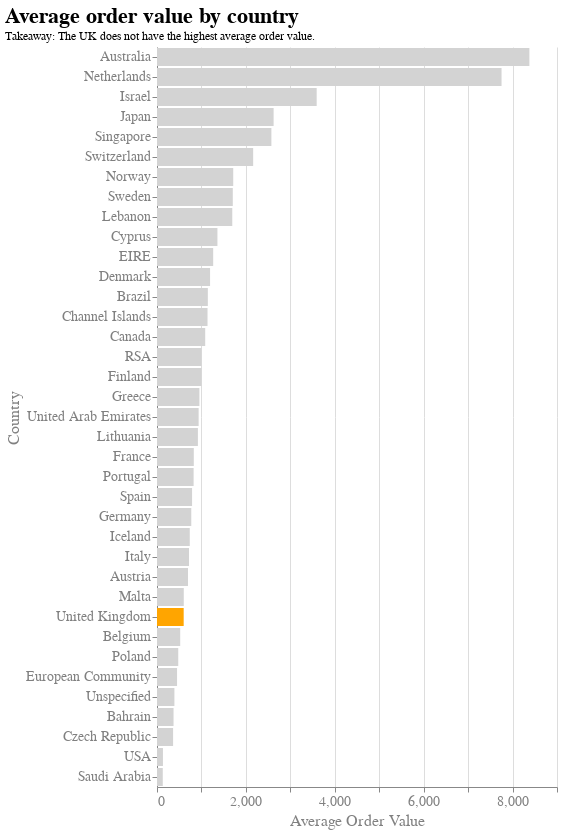

Notebook code for this chart:
### Markdown cell above
##### Chart Beschreibung
Eine weitere interessante Variable ist der durchschnittliche Bestellwert je Land, welcher in der folgenden Visualisierung dargestellt wird. Für eine einfache Vergleichbarkeit wird ein nach durchschnittlichem Bestellwert sortiertes Balkendiagramm genutzt. Clutter wird eliminitert durch das Auslassen der horizontalen Gridlinien. Fokus wird durch das farbliche Hervorheben des Landes, in dem der Online Shop ansässig ist, hergestellt. Das Design der restlichen Balken ist grau und damit schlicht gehalten. Um die Verhältnismäßigkeit zu zeigen wurde die Anzahl der Bestellungen aus dem jeweiligen Land bei Mouseover hinzugefügt.

### Code cell
# Gruppieren der Daten pro Bestellung
grouped = df.groupby('InvoiceNo').agg({'TotalPrice': 'sum'})

# Zusammenführen der Daten mit den Ländern
grouped = pd.merge(grouped, df[['InvoiceNo', 'Country']], on='InvoiceNo', how='left')

grouped = grouped.groupby('Country').agg({'TotalPrice': 'mean'})
grouped.rename(columns={'TotalPrice': 'Avg Order Value'}, inplace=True)
grouped = grouped.reset_index()

# Sortieren der Daten nach dem durchschnittlichen Bestellwert (absteigend)
df_avg_order_value = grouped.sort_values(by='Avg Order Value', ascending=False)

#print(df_avg_order_value)

df_orders_per_country = df.groupby('Country')['InvoiceNo'].nunique()
df_orders_per_country = df_orders_per_country.reset_index()
df_orders_per_country.rename(columns={'InvoiceNo': 'Number of Orders'}, inplace=True)
#df_orders_per_country = df_orders_per_country.sort_values(by='Number of Orders', ascending=False)

# Merge Number of Orders Werte mit df_avg_order_value
df_avg_order_value = pd.merge(df_avg_order_value, df_orders_per_country, on='Country', how='left')

# Visualisierung des durchschnittlichen Bestellwertes pro Land
alt.Chart(df_avg_order_value).mark_bar().encode(
    x=alt.X('Avg Order Value', title="Average Order Value"),
    y=alt.Y('Country', sort='-x', title="Country"),
    tooltip=['Number of Orders'],
    color=alt.condition(
        alt.datum.Country == 'United Kingdom',
        alt.value('orange'),
        alt.value('lightgray')
    )
).configure_view(
    strokeWidth=0
).configure_title(
    fontSize=22,
    font="Arial",
    color="black",
    anchor="start"
).configure_axis(
    labelFont="Arial",
    titleFont="Arial",
    labelFontSize=14,
    titleFontSize=16,
    titleFontWeight="normal",
    labelColor="grey",
    titleColor="grey"
).properties(
    title={"text":["Average order value by country"], "subtitle":["Takeaway: The UK does not have the highest average order value."]},
)

### Figure 1 — Vega-Lite specification as saved in the notebook (floating-point values rounded to 4 significant figures)
{"config": {"view": {"continuousWidth": 400, "continuousHeight": 300, "strokeWidth": 0}, "axis": {"labelColor": "grey", "labelFont": "Arial", "labelFontSize": 14, "titleColor": "grey", "titleFont": "Arial", "titleFontSize": 16, "titleFontWeight": "normal"}, "title": {"anchor": "start", "color": "black", "font": "Arial", "fontSize": 22}}, "data": {"name": "data-b0d8e8c01883b1ffdd821e6d5452a933"}, "mark": "bar", "encoding": {"color": {"condition": {"value": "orange", "test": "(datum.Country === 'United Kingdom')"}, "value": "lightgray"}, "tooltip": [{"field": "Number of Orders", "type": "quantitative"}], "x": {"field": "Avg Order Value", "title": "Average Order Value", "type": "quantitative"}, "y": {"field": "Country", "sort": "-x", "title": "Country", "type": "nominal"}}, "title": {"text": ["Average order value by country"], "subtitle": ["Takeaway: The UK does not have the highest average order value."]}, "$schema": "https://vega.github.io/schema/vega-lite/v4.17.0.json", "datasets": {"data-b0d8e8c01883b1ffdd821e6d5452a933": [{"Country": "Australia", "Avg Order Value": 8379.0, "Number of Orders": 67}, {"Country": "Netherlands", "Avg Order Value": 7753.0, "Number of Orders": 97}, {"Country": "Israel", "Avg Order Value": 3593.0, "Number of Orders": 6}, {"Country": "Japan", "Avg Order Value": 2624.0, "Number of Orders": 25}, {"Country": "Singapore", "Avg Order Value": 2574.0, "Number of Orders": 4}, {"Country": "Switzerland", "Avg Order Value": 2164.0, "Number of Orders": 65}, {"Country": "Norway", "Avg Order Value": 1715.0, "Number of Orders": 34}, {"Country": "Sweden", "Avg Order Value": 1705.0, "Number of Orders": 42}, {"Country": "Lebanon", "Avg Order Value": 1694.0, "Number of Orders": 1}, {"Country": "Cyprus", "Avg Order Value": 1360.0, "Number of Orders": 17}, {"Country": "EIRE", "Avg Order Value": 1264.0, "Number of Orders": 313}, {"Country": "Denmark", "Avg Order Value": 1194.0, "Number of Orders": 20}, {"Country": "Brazil", "Avg Order Value": 1144.0, "Number of Orders": 1}, {"Country": "Channel Islands", "Avg Order Value": 1137.0, "Number of Orders": 31}, {"Country": "Canada", "Avg Order Value": 1085.0, "Number of Orders": 5}, {"Country": "RSA", "Avg Order Value": 1002.0, "Number of Orders": 1}, {"Country": "Finland", "Avg Order Value": 1001.0, "Number of Orders": 44}, {"Country": "Greece", "Avg Order Value": 954.0, "Number of Orders": 5}, {"Country": "United Arab Emirates", "Avg Order Value": 936.9, "Number of Orders": 2}, {"Country": "Lithuania", "Avg Order Value": 920.2, "Number of Orders": 4}, {"Country": "France", "Avg Order Value": 827.7, "Number of Orders": 439}, {"Country": "Portugal", "Avg Order Value": 823.7, "Number of Orders": 55}, {"Country": "Spain", "Avg Order Value": 789.0, "Number of Orders": 100}, {"Country": "Germany", "Avg Order Value": 771.0, "Number of Orders": 578}, {"Country": "Iceland", "Avg Order Value": 737.3, "Number of Orders": 7}, {"Country": "Italy", "Avg Order Value": 719.4, "Number of Orders": 49}, {"Country": "Austria", "Avg Order Value": 698.0, "Number of Orders": 19}, {"Country": "Malta", "Avg Order Value": 602.4, "Number of Orders": 9}, {"Country": "United Kingdom", "Avg Order Value": 600.3, "Number of Orders": 19583}, {"Country": "Belgium", "Avg Order Value": 522.3, "Number of Orders": 117}, {"Country": "Poland", "Avg Order Value": 478.2, "Number of Orders": 24}, {"Country": "European Community", "Avg Order Value": 451.2, "Number of Orders": 4}, {"Country": "Unspecified", "Avg Order Value": 391.6, "Number of Orders": 8}, {"Country": "Bahrain", "Avg Order Value": 372.2, "Number of Orders": 2}, {"Country": "Czech Republic", "Avg Order Value": 362.4, "Number of Orders": 4}, {"Country": "USA", "Avg Order Value": 133.8, "Number of Orders": 7}, {"Country": "Saudi Arabia", "Avg Order Value": 129.9, "Number of Orders": 2}]}}
